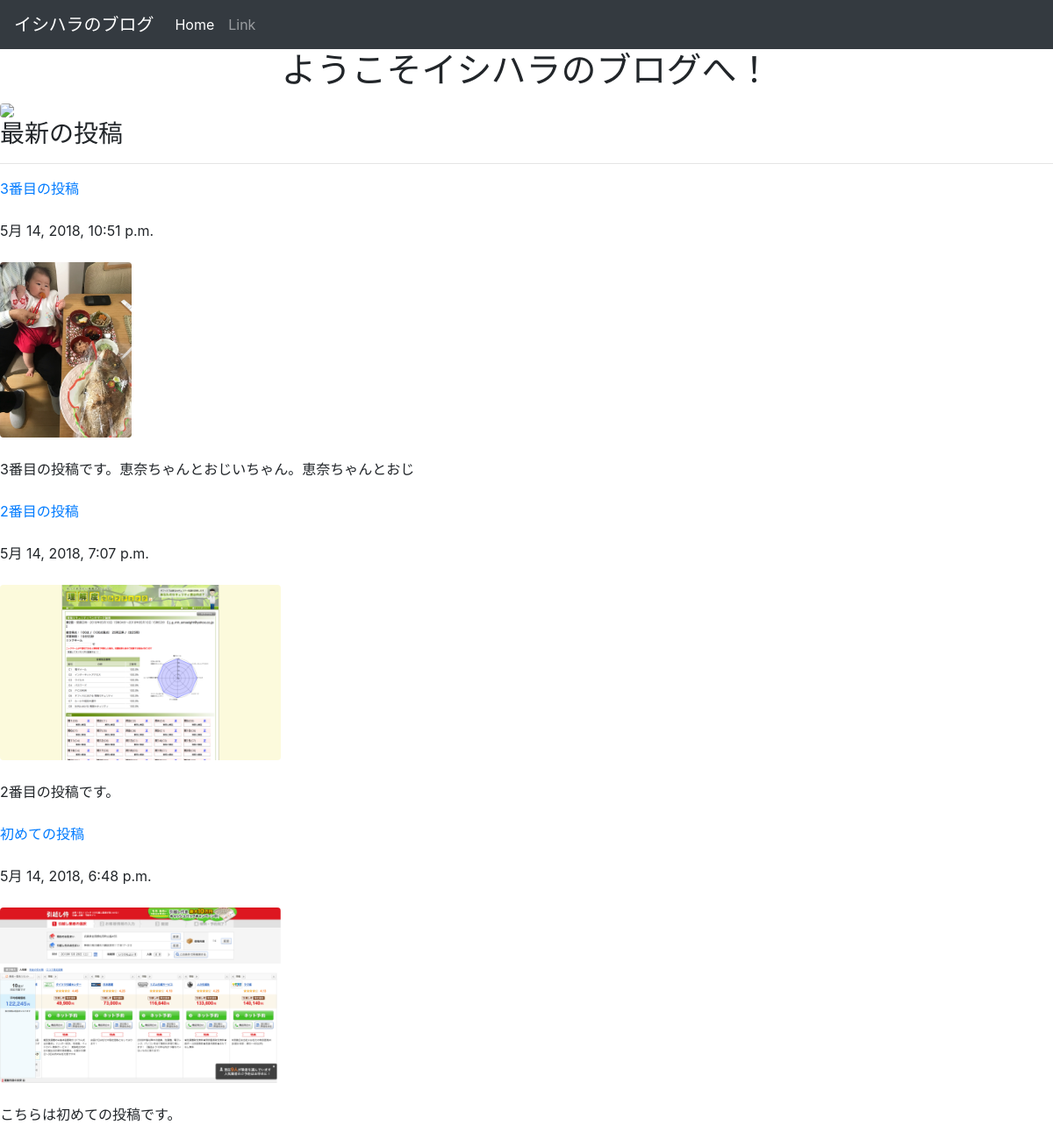
/posts/, run on the app's committed database.
### posts/models.py (models this page shows, shortened)
class Post(models.Model):
    title = models.CharField(max_length = 100)
    published = models.DateTimeField()
    image = models.ImageField(upload_to = 'media/')
    body = models.TextField()
    def summary(self):
        return self.body[:30]

### posts/views.py (the view)
def index(request):
    posts = Post.objects.order_by('-published')
    return render(request, 'posts/index.html', {'posts':posts})

### posts/templates/posts/index.html (shortened to what this page needs)
<!DOCTYPE html>
<html lang = "ja-jp">
<head>
    <link rel="stylesheet" href="https://maxcdn.bootstrapcdn.com/bootstrap/4.0.0/css/bootstrap.min.css">
</head>
<body>
    <nav class="navbar navbar-expand-lg navbar-dark bg-dark">
        <a class="navbar-brand" href="#">イシハラのブログ</a>
        <div class="collapse navbar-collapse" id="navbarSupportedContent">
          <ul class="navbar-nav mr-auto">
            <li class="nav-item active">
              <a class="nav-link" href="#">Home <span class="sr-only">(current)</span></a>
            </li>
            <li class="nav-item">
              <a class="nav-link" href="#">Link</a>
            </li>
          </ul>
        </div>
      </nav>
  <h1 class='text-center'>ようこそイシハラのブログへ！</h1>
  {% load static %}
  <img src="{% static 'posts/home.png' %}" class = 'img-fluid rounded' style = "max-height:200px;" />
  <h3>最新の投稿</h3>
  <hr>
  {% for post in posts.all %}
    <a href="{% url 'post_detail' post.id %}">{{ post.title }}</a>
    <br /><br />
    {{ post.published }}
    <br /><br />
    <img src="{{ post.image.url }}" class = 'img-fluid rounded' style = "max-height:200px;"/>
    <br/><br/>
    {{ post.summary }}
    <br /><br />
  {% endfor %}
</body>
</html>

### data on the page
Post: title "3番目の投稿", published "5月 14, 2018, 10:51 p.m.", image (picture), summary "3番目の投稿です。恵奈ちゃんとおじいちゃん。恵奈ちゃんとおじ"
Post: title "2番目の投稿", published "5月 14, 2018, 7:07 p.m.", image (picture), summary "2番目の投稿です。"
Post: title "初めての投稿", published "5月 14, 2018, 6:48 p.m.", image (picture), summary "こちらは初めての投稿です。"
